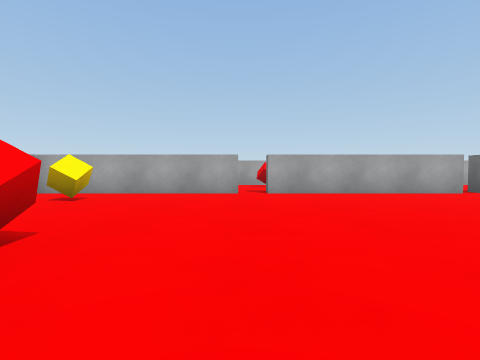
view 1 (above)

18 first-person views from a walk through a 3-D level made in the Unity game engine. The camera is 0.58 m above the floor, tilts 2° down and sees 85° across. The floor is counted in squares, 1 m on a side. Each view is taken from the middle of a square. On the plan, view 1 faces up. The plan holds only what a view shows up to about 9 squares ahead; the rest is blank. The player is left out.

view 2
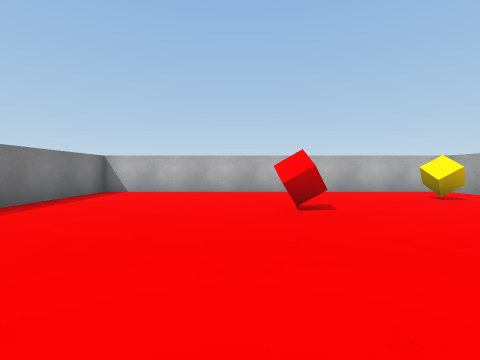

view 3
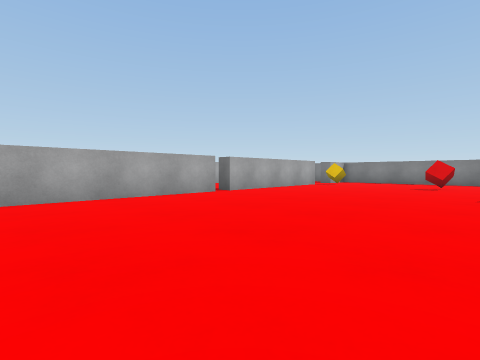

view 4
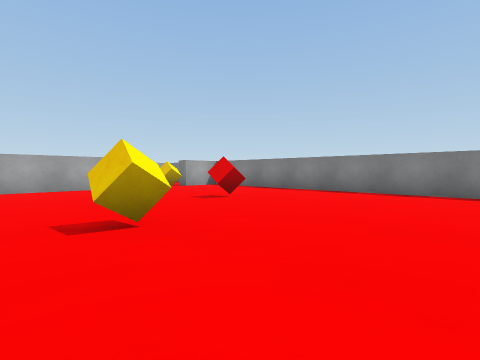

view 5
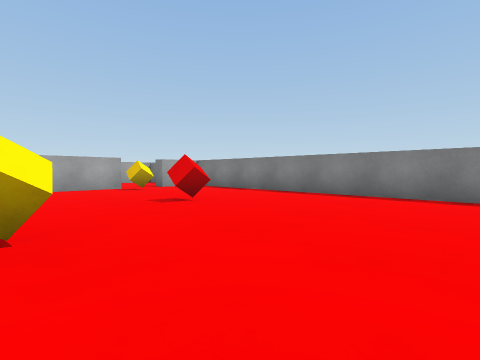

view 6
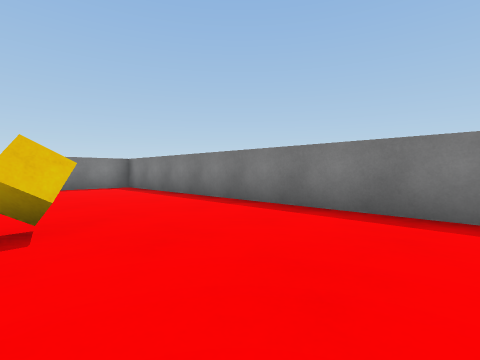

view 7
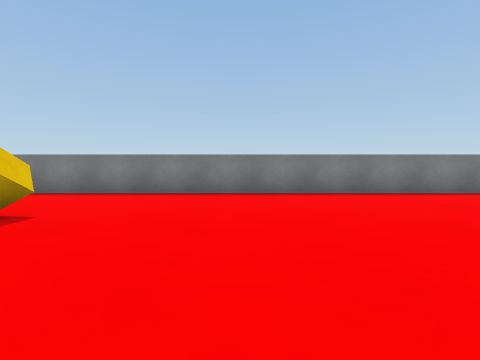

view 8
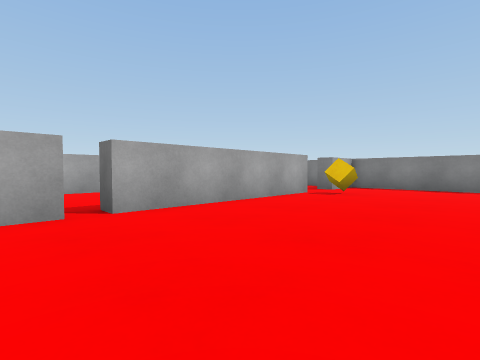

view 9
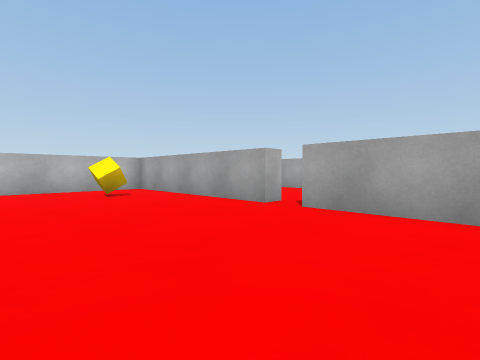

view 10
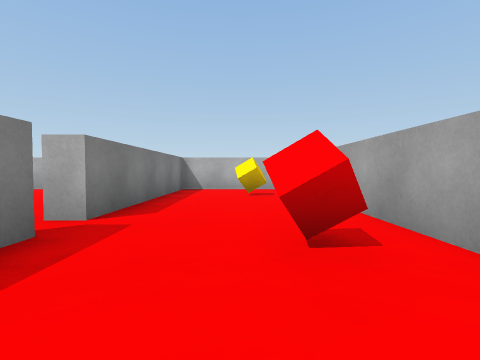

view 11
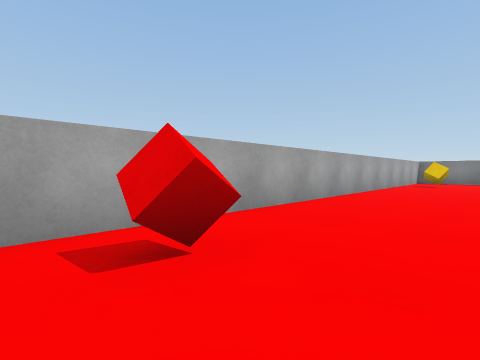

view 12
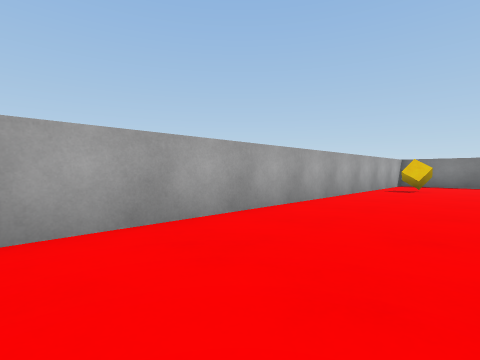

view 13
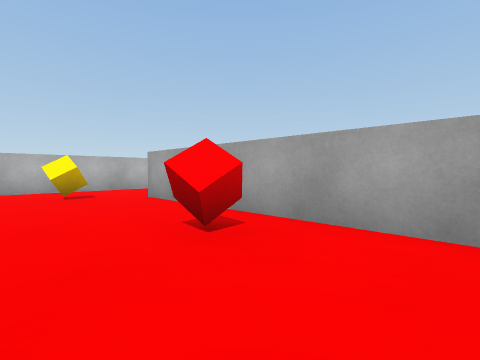

view 14
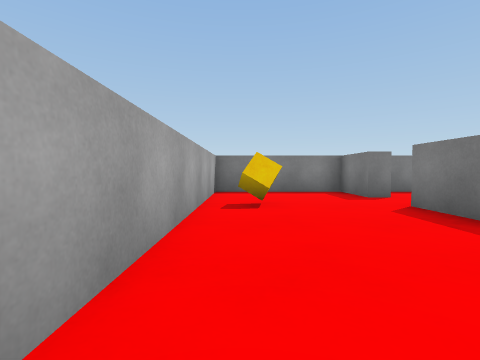

view 15
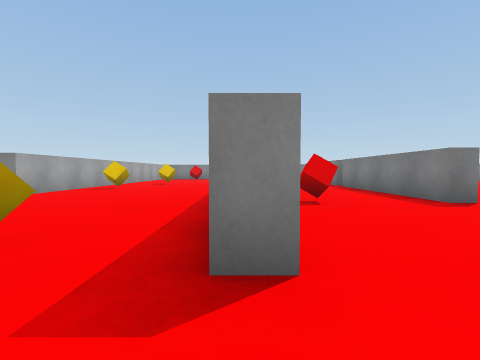

view 16
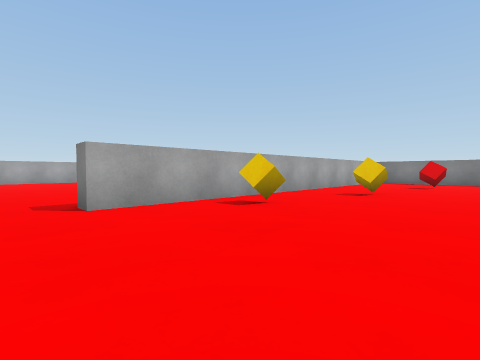

view 17
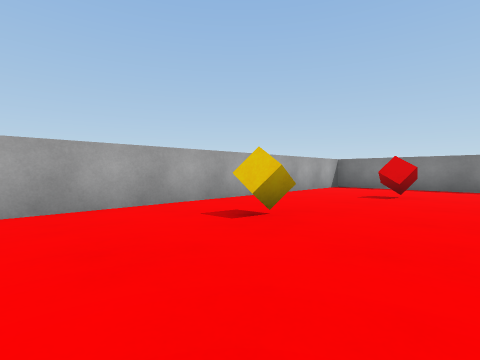

view 18
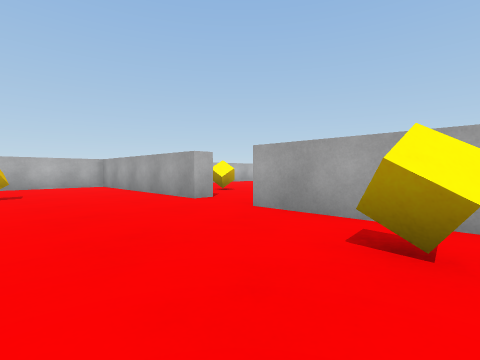

### Floor plan
Points are (right, up) in squares from view 1. A wall is a line through its corners. A room is listed if a view was taken in it or the views show most of it. See-through windows are left out.
Room 1 (views 1, 2, 3, 4, 5, 6, 7, 8, 9)
walls: (5.8, 6.7) (0.7, 6.7); (0, 6.7) (-5.2, 6.7) (-5.2, -2.8) (14, -2.8); (11.4, 6.7) (6.3, 6.7); (14.3, -2.5) (14.3, 6.5)
ways out: opening at (6, 7) to room 2; opening at (12, 7) to room 2; gap at (0, 7) to room 2
objects: cube (-3, 5); red cube (-2, 2); cube (8, 1); red cube (11, 2); cube (12, 6)
Room 2 (views 10, 11, 12, 13, 14, 15)
walls: (6.3, 6.7) (6.3, 7.2); (0.7, 7.2) (5, 7.2); (10, 7.2) (11.4, 7.2); (12.7, 6.6) (12.7, 7.2) (14.3, 7.2) (14.3, 10.7) (-2.6, 10.7) (-2.6, 11.2); (-5.2, 11.6) (-5.2, 7.2) (0, 7.2)
ways out: opening at (6, 7) to room 1; opening at (12, 7) to room 1; gap at (0, 7) to room 1; opening at (-3.5, 11) to room 3
objects: cube (-3, 9); red cube (1, 10); cube (12, 10)
Room 3 (views 16, 17, 18)
walls: (0.4, 16.2) (-4.6, 16.2); (13.5, 16.2) (2.1, 16.2); (14.3, 12.4) (14.3, 15.5); (-5.2, 15.5) (-5.2, 11.6)
ways out: opening at (-3.5, 11) to room 2; opening at (1.5, 16)
objects: cube (-2, 13); cube (5, 15); cube (8, 14); red cube (11, 14)

Positions as (right, up) in squares from view 1, and headings:
1: (0, 0), facing up
2: (2, 1), facing left
3: (1, 1), facing up-right
4: (7, -2), facing up-right
5: (8, -2), facing up-right
6: (5, 1), facing down-right
7: (5, 4), facing down
8: (5, 3), facing up-right
9: (3, 3), facing up-left
10: (3, 9), facing left
11: (0, 8), facing up-right
12: (3, 8), facing up-right
13: (3, 8), facing up-left
14: (7, 10), facing right
15: (-4, 11), facing right
16: (1, 12), facing up-right
17: (5, 12), facing up-right
18: (5, 13), facing up-left
